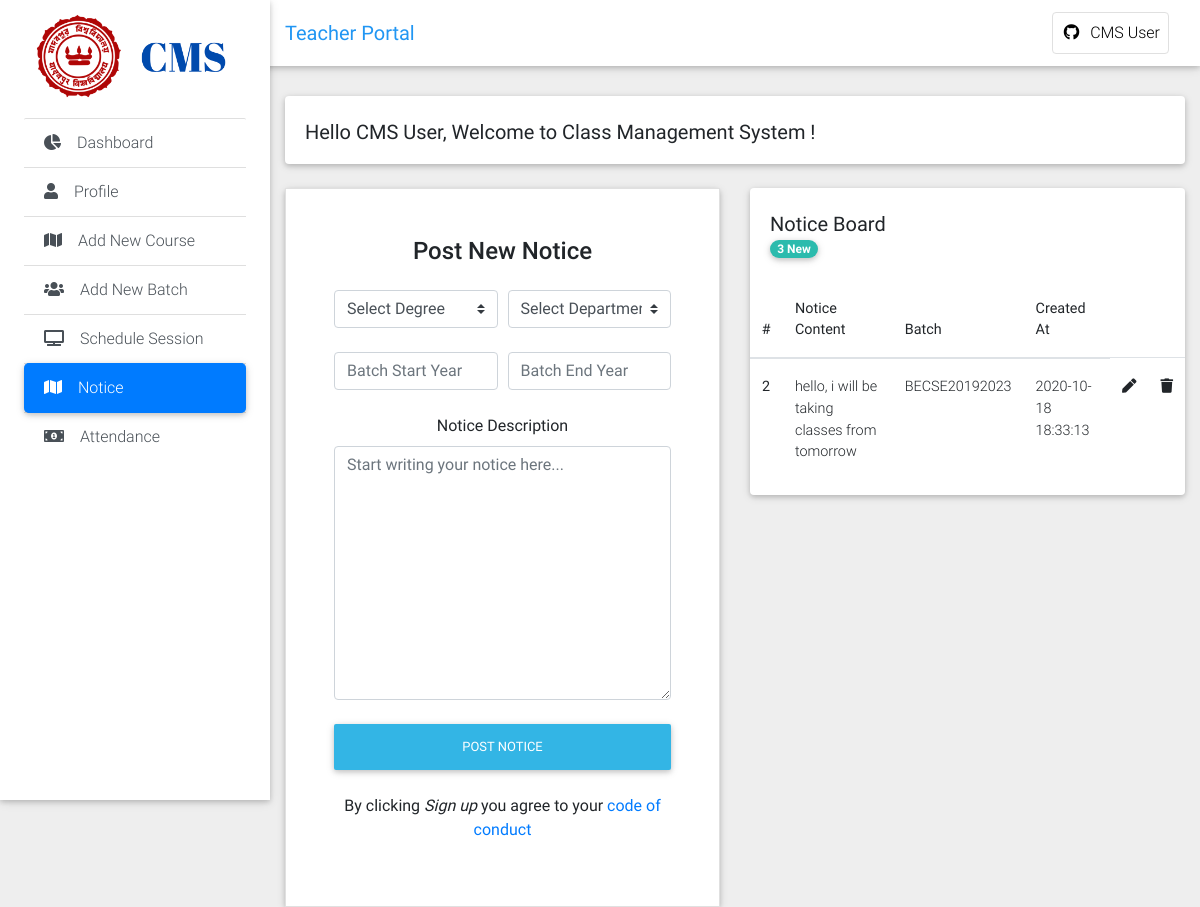
The app's page /teacher/createNotice.php (signed in) with its own data.
### tables this page shows
CREATE TABLE `notice` (
  `id` int(11) NOT NULL,
  `email` varchar(255) NOT NULL,
  `content` longtext NOT NULL,
  `batchTarget` varchar(255) NOT NULL,
  `postedBy` varchar(255) NOT NULL,
  `createdAt` timestamp NOT NULL DEFAULT current_timestamp() ON UPDATE current_timestamp()
);

### session.php (called while the page is built, shortened)
<?php
    $user_check = $_SESSION['email'];
?>

### teacher/createNotice.php (the view, shortened to what this page needs)
<?php
    require_once('../session.php');
?>
<!DOCTYPE html>
<html lang="en">
<head>
    <link rel="stylesheet" href="https://use.fontawesome.com/releases/v5.11.2/css/all.css" />
    <link href="../assets/css/bootstrap.min.css" rel="stylesheet" />
    <link href="../assets/css/mdb.min.css" rel="stylesheet" />
    <link href="../assets/css/style.min.css" rel="stylesheet" />
</head>
<body class="grey lighten-3">
    <header>
        <nav class="navbar fixed-top navbar-expand-lg navbar-light white scrolling-navbar">
            <div class="container-fluid">
                <a class="navbar-brand waves-effect">
                    <strong class="blue-text">Teacher Portal</strong>
                </a>
                <div class="collapse navbar-collapse" id="navbarSupportedContent">
                    <ul class="navbar-nav nav-flex-icons">
                        <li class="nav-item">
                            <a href="" class="nav-link border border-light rounded waves-effect" target="_blank">
                                <i class="fab fa-github mr-2"></i>CMS User
                            </a>
                        </li>
                    </ul>
                </div>
            </div>
        </nav>
        <div class="sidebar-fixed position-fixed">
            <a class="waves-effect">
                <img src="../assets/newimg/jucmslogo.png" class="img-fluid" alt="" />
            </a>
            <div class="list-group list-group-flush">
                <a href="./dashboard.php" class="list-group-item list-group-item-action waves-effect">
                    <i class="fas fa-chart-pie mr-3"></i>Dashboard
                </a>
                <a href="./profile.php" class="list-group-item list-group-item-action waves-effect">
                    <i class="fas fa-user mr-3"></i>Profile</a>
                <a href="./createCourse.php" class="list-group-item list-group-item-action waves-effect">
                    <i class="fas fa-map mr-3"></i>Add New Course</a>
                <a href="createBatch.php" class="list-group-item list-group-item-action waves-effect">
                    <i class="fas fa-users mr-3"></i>Add New Batch</a>
                <a href="./createSession.php" class="list-group-item list-group-item-action waves-effect">
                    <i class="fas fa-tv mr-3"></i>Schedule Session</a>
                <a href="./createNotice.php" class="list-group-item active waves-effect">
                    <i class="fas fa-map mr-3"></i>Notice</a>
                <a href="./attendance.php" class="list-group-item list-group-item-action waves-effect">
                    <i class="fas fa-money-bill-alt mr-3"></i>Attendance</a>
            </div>
        </div>
    </header>
    <main class="pt-5 mx-lg-6">
        <div class="container-fluid mt-5">
            <div class="card mb-4 wow fadeIn">
                <div class="card-body d-sm-flex justify-content-between">
                    <h5 class="mb-1 mb-sm-0 pt-1">
                        Hello CMS User, Welcome to Class Management System !
                    </h5>
                </div>
            </div>
        </div>
        <div class="container-fluid">
            <div class="row wow fadeIn">
                <div class="col-md-6">
                    <div class="card">
                        <form class="text-center border border-light p-5" action="" method="post">
                            <p class="h4 mb-4">Post New Notice</p>
                            <div class="form-row mb-4">
                                <div class="col">
                                    <select name="degreeName" class="browser-default custom-select">
                                        <option selected>Select Degree</option>
                                    </select>
                                </div>
                                <div class="col">
                                    <select name="deptName" class="browser-default custom-select">
                                        <option selected>Select Department</option>
                                    </select>
                                </div>
                            </div>
                            <div class="form-row mb-4">
                                <div class="col">
                                    <input type="number" name="batchStartYear" id="defaultRegisterFormCourseYear"
                                        class="form-control" placeholder="Batch Start Year">
                                </div>
                                <div class="col">
                                    <input type="number" name="batchEndYear" id="defaultRegisterFormCourseYear"
                                        class="form-control" placeholder="Batch End Year">
                                </div>
                            </div>
                            <div class="form-group purple-border">
                                <label for="exampleFormControlTextarea4">Notice Description</label>
                                <textarea class="form-control" name="content" id="exampleFormControlTextarea4" rows="10"
                                    placeholder="Start writing your notice here..."></textarea>
                            </div>
                            <button class=" btn btn-info my-4 btn-block" name="noticeSubmit" type="submit">Post
                                Notice</button>
                            <p>By clicking
                                <em>Sign up</em> you agree to your
                                <a href="" target="_blank">code of conduct</a>
                        </form>
                    </div>
                </div>
                <div class="col-md-6">
                    <div class="card">
                        <div class="card-body">
                            <h5 class="mb-1 mb-sm-0 pt-1">Notice Board</h5>
                            <span class="badge badge-pill badge-default">3 New</span>
                        </div>
                        <table class="table table-hover">
                            <tbody>
                                <thead>
                                    <tr>
                                        <th scope="col">#</th>
                                        <th scope="col">Notice Content</th>
                                        <th scope="col">Batch</th>
                                        <th scope="col">Created At</th>
                                    </tr>
                                </thead>
                                <?php
                                    $sql = "SELECT * FROM notice WHERE email = '$user_check'";
                                    $result = $db->query($sql);
                                    if($result->num_rows > 0) {
                                        while($row = $result->fetch_assoc()) {
                                            echo "<tr>";
                                            echo "<th>" . $row['id'] . "</th>";
                                            echo "<td>" . $row['content'] . "</td>";
                                            echo "<td>" . $row['batchTarget'] . "</td>";
                                            echo "<td>" . $row['createdAt'] . "</td>";
                                            echo '<td>' . '<a href=""><i class="fas fa-pen"></i></a>' . '</td>';
                                            echo '<td>' . '<a href=""><i class="fas fa-trash"></i></a>' . '</td>';
                                            echo "</tr>";
                                       }
                                    }
                                    else {
                                        echo "No notice available.  Please add one";
                                    }
                                ?>
                            </tbody>
                        </table>
                    </div>
                </div>
            </div>
        </div>
    </main>
</body>
</html>

### records on screen
notice: id "2", content "hello, i will be taking classes from tomorrow", batchTarget "BECSE20192023", createdAt "2020-10-18 18:33:13"
